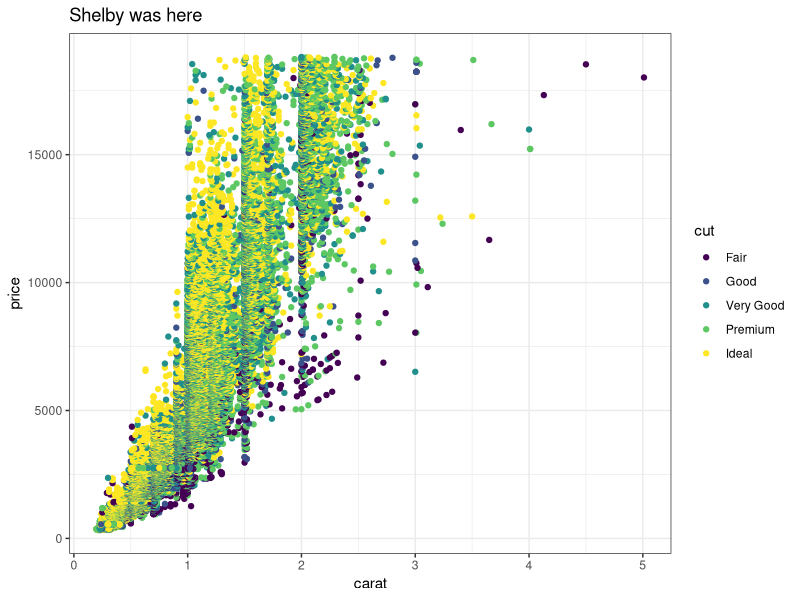
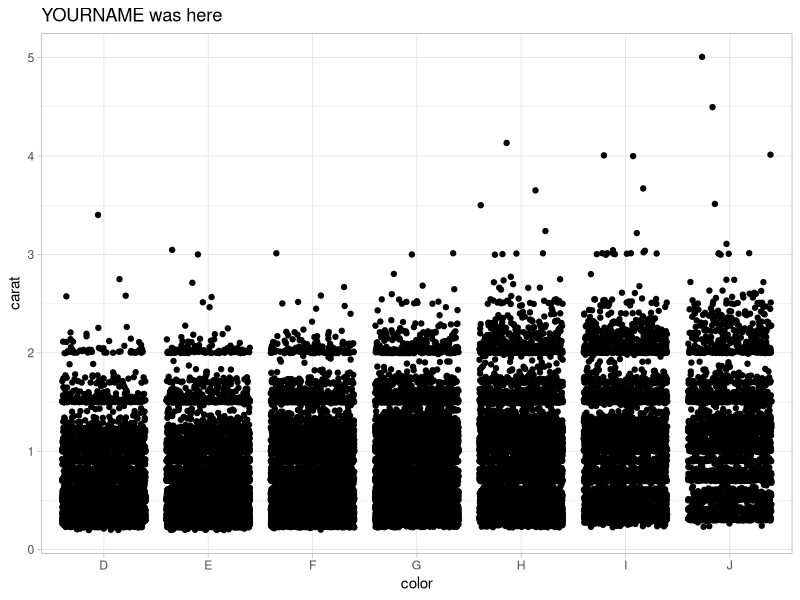
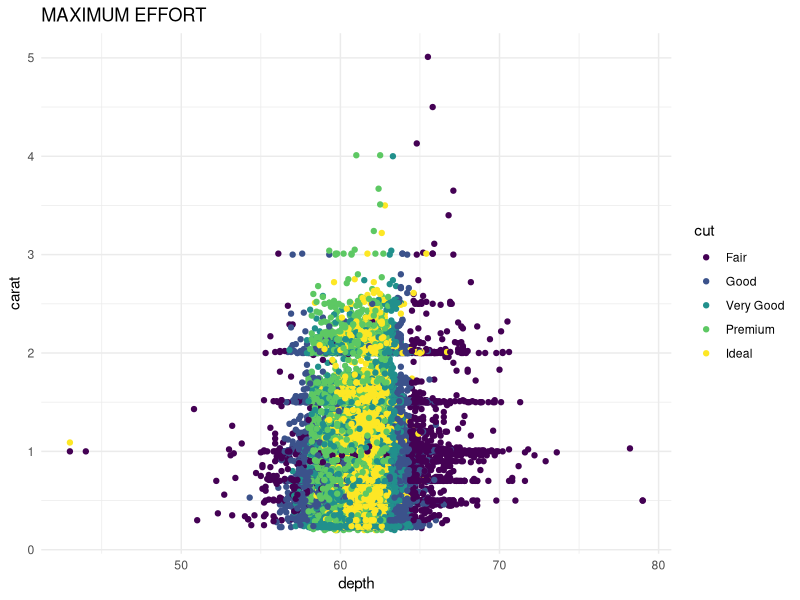

Write R code to recreate these figures, in order.
## ---- chunk 1
knitr::opts_chunk$set(echo = TRUE)
library(tidyverse)
## ---- chunk 2
# Partner 1: 
# Run the code below to see the original graph
# Change the code below to make the point color change based on 'cut', and update the theme to theme_bw(). Update the title to include your first name. 

ggplot(data = diamonds, aes(x = carat, y = price)) +
  geom_point(aes(color = cut)) +
  theme_bw() +
  labs(title = "Shelby was here")
## ---- chunk 3
# Partner 2: 
# Run the code below to see the original graph
# Change the code below to make the geom a geom_jitter, and update the theme to theme_light. Update the title to include your first name. 

ggplot(data = diamonds, aes(x = color, y = carat)) +
  geom_jitter() +
  theme_light() +
  labs(title = "YOURNAME was here")
## ---- chunk 4
#super awesome graph, MAXIMUM EFFORT
ggplot(data = diamonds, aes(x = depth, y = carat)) +
  geom_point(aes(color = cut)) +
  theme_minimal() +
  labs(title = "MAXIMUM EFFORT")

bonnie_2 <- 6+4
## ---- chunk 5
bonnie <- 2+4

clyde <- 7*6
